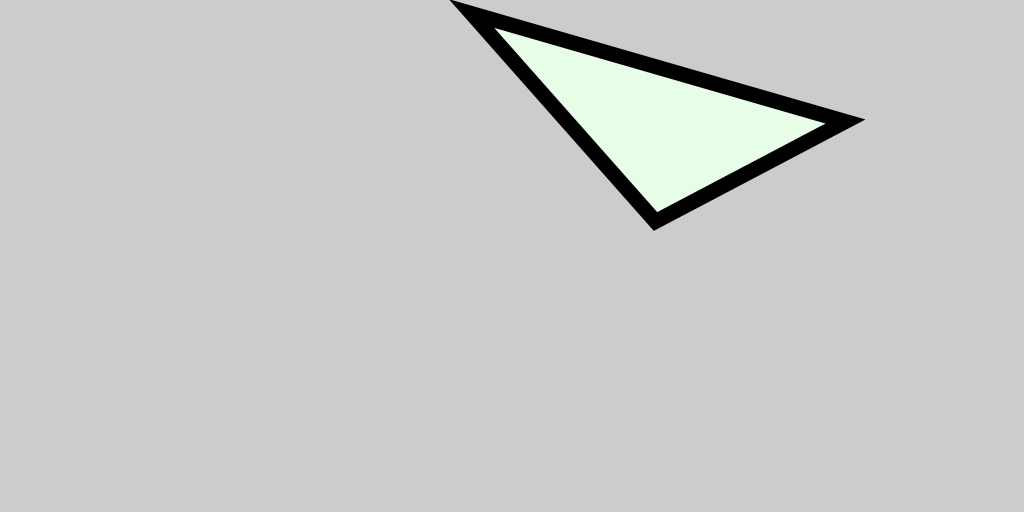
Frame 1 (no input)
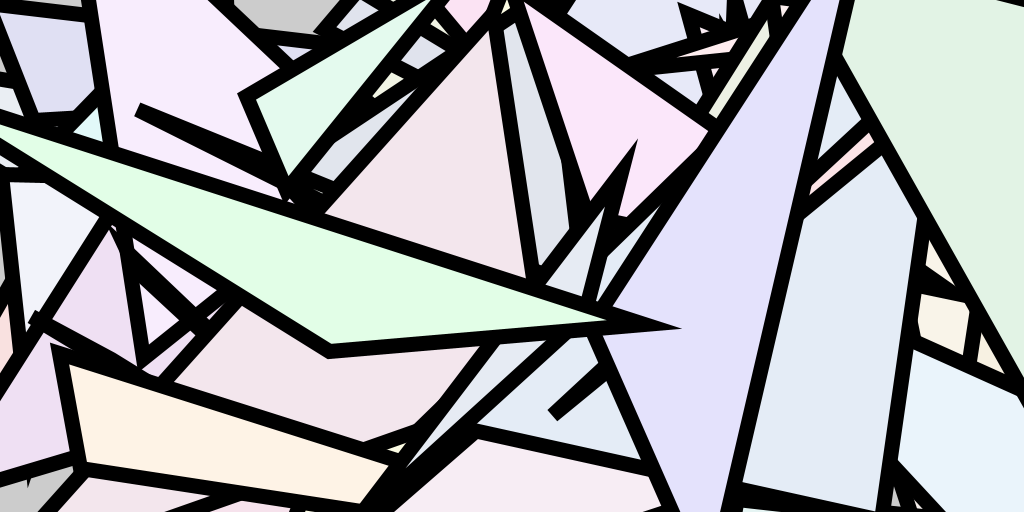
Frame 60 (the mouse pressed at the canvas centre just before this capture)
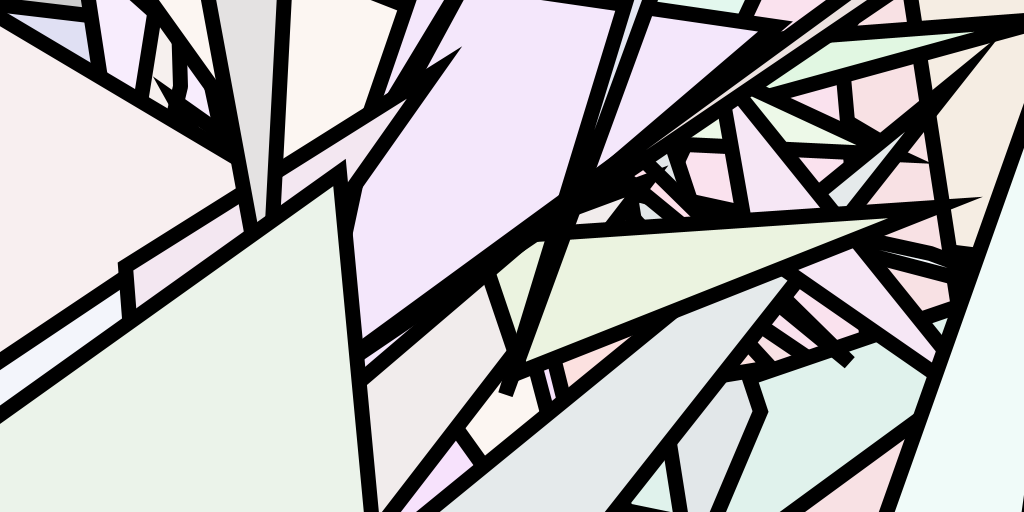
Frame 120 (the mouse held since frame 60 and released just before this capture)

The Processing sketch that drew these frames (run headless with seeded random() and noise(); from frame 60 on, the mouse is pressed at the canvas centre):

// Processing sketch: armarkergenerator
// ── armarkergenerator.pde
boolean calcX;
boolean useColor;
boolean useFrameLimit;
float offsetmultiX = 1;
float offsetmultiY = 1;

float overdrawX = 0;
float overdrawY = 0;
float fullwidth = 0;
float fullheight = 0;

float bwWhite = 0.5f;
int frameCounter = 0;
int frameLimit;
int colorUpperLimit;
int colorLowerLimit;
int exitAfterNumberOfMarkers;
int markerCounter;
int borderSize;

void setup() {
  //Configure these values
  //actuale pixel size of the maker
  size(1024, 512);

  //width of the lines
  strokeWeight(15);

  //how far points can go past the visible border in percent
  float overdraw = 0.3;
  
  //colors or black/white
  useColor = true;
  
  //Color limits to control overall color brightness
  colorUpperLimit = 255;
  colorLowerLimit = 224;

  //How big a chance to draw white 0.75 would be 75% white (only for useColor = false)
  bwWhite = 0.99f;
  
  //Stop after frameLimit number of frames and save the marker (else hit a button to save the current frame)
  useFrameLimit = true;
  frameLimit = 200;
  
  //Exits after number of markers generated
  exitAfterNumberOfMarkers = 3;
  
  //Border in pixels in addition to the canvas size, borders ar blank white
  borderSize = 256;  
  
  //Only madness and despair past his line ...
  overdrawX = width * overdraw;
  overdrawY = height * overdraw;
  fullwidth = width + 2*overdrawX;
  fullheight = height + 2*overdrawY;
  
  if (width >= height)
  {
    calcX = true;
    offsetmultiX = fullwidth/fullheight;
  }
  else
  {
    calcX = false;
    offsetmultiY = fullheight/fullwidth;
  }
}
 
void draw() {
  frameCounter++;
  
  float f = random(1);
  
  if (useColor)
  {
    fill(random(colorLowerLimit, colorUpperLimit), random(colorLowerLimit, colorUpperLimit), random(colorLowerLimit, colorUpperLimit));
  }
  else
  {
    if (f <= bwWhite)
    {
      fill(255);
    }
    else
    {
      fill(0);
    }
  }
  float offsetX = 0;
  float offsetY = 0;
  
  if (calcX)
  {offsetX = random(fullwidth-fullwidth/offsetmultiX);}
  else
  {offsetY = random(fullheight-fullheight/offsetmultiY);}
  
  triangle(offsetX + random((fullwidth)/offsetmultiX)- overdrawX, offsetY + random((fullheight)/offsetmultiY) - overdrawY,
           offsetX + random((fullwidth)/offsetmultiX)- overdrawX, offsetY + random((fullheight)/offsetmultiY) - overdrawY,
           offsetX + random((fullwidth)/offsetmultiX)- overdrawX, offsetY + random((fullheight)/offsetmultiY) - overdrawY);
           
  if (useFrameLimit && frameLimit <= frameCounter)
  {
    SaveAndClear();
  }
}

void keyPressed() {
  if (!useFrameLimit) {
    SaveAndClear();
  }
}

void SaveAndClear() {
  String filename = str((int)random(10000000,99999999)) + ".png";
  
  int newwidth = width + 2*borderSize;
  int newheight = height + 2*borderSize;
  
  PImage oldimg = get();
  clear();
  background(255);
  
  PImage newimg = get();
  newimg.resize(newwidth, newheight);
  newimg.set(borderSize, borderSize, oldimg);
  newimg.save(savePath(filename));
  
  frameCounter = 0;
  markerCounter++;
  
  if (exitAfterNumberOfMarkers <= markerCounter)
  {
    exit();
  }
  else
  {
    clear();
  }
}
